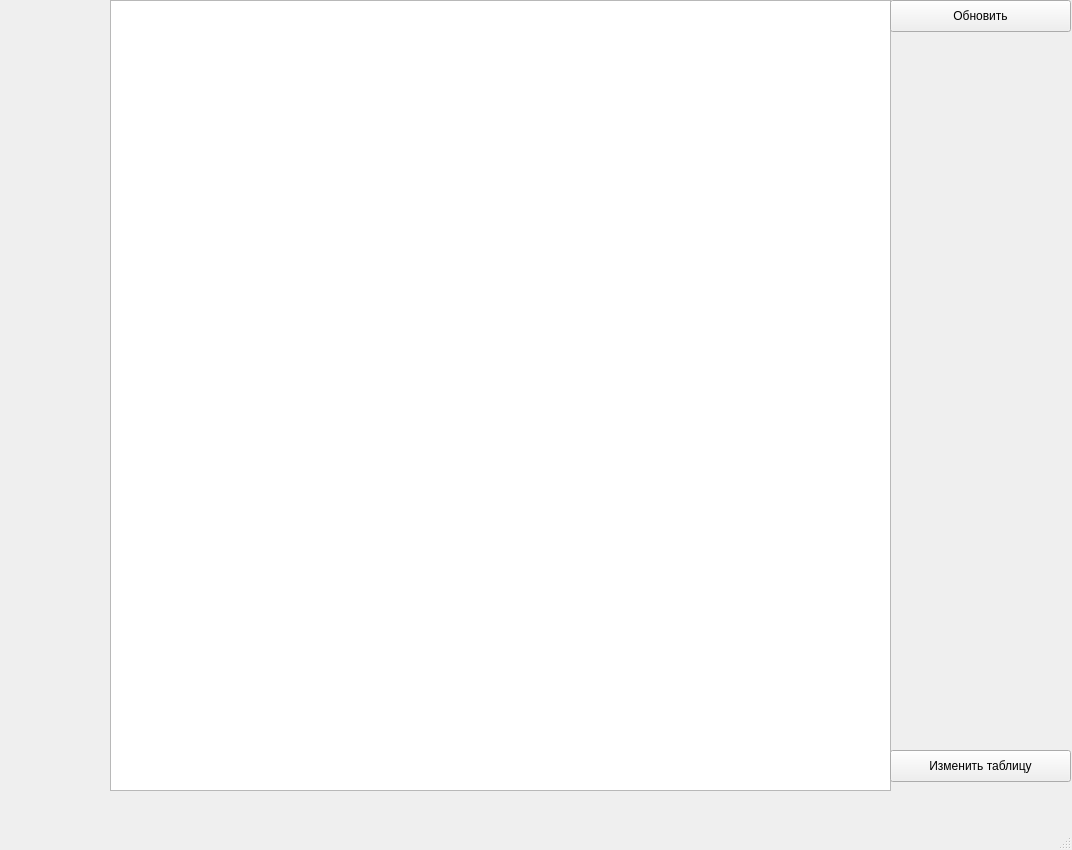
<?xml version="1.0" encoding="UTF-8"?>
<ui version="4.0">
 <class>MainWindow</class>
 <widget class="QMainWindow" name="MainWindow">
  <property name="geometry">
   <rect>
    <x>0</x>
    <y>0</y>
    <width>1072</width>
    <height>850</height>
   </rect>
  </property>
  <property name="windowTitle">
   <string>MainWindow</string>
  </property>
  <widget class="QWidget" name="centralwidget">
   <widget class="QTableWidget" name="tableWidget">
    <property name="geometry">
     <rect>
      <x>110</x>
      <y>0</y>
      <width>781</width>
      <height>791</height>
     </rect>
    </property>
   </widget>
   <widget class="QPushButton" name="pushButton">
    <property name="geometry">
     <rect>
      <x>890</x>
      <y>750</y>
      <width>181</width>
      <height>32</height>
     </rect>
    </property>
    <property name="text">
     <string>Изменить таблицу</string>
    </property>
   </widget>
   <widget class="QPushButton" name="pushButton_2">
    <property name="geometry">
     <rect>
      <x>890</x>
      <y>0</y>
      <width>181</width>
      <height>32</height>
     </rect>
    </property>
    <property name="text">
     <string>Обновить</string>
    </property>
   </widget>
  </widget>
  <widget class="QMenuBar" name="menubar">
   <property name="geometry">
    <rect>
     <x>0</x>
     <y>0</y>
     <width>1072</width>
     <height>24</height>
    </rect>
   </property>
  </widget>
  <widget class="QStatusBar" name="statusbar"/>
 </widget>
 <resources/>
 <connections/>
</ui>
